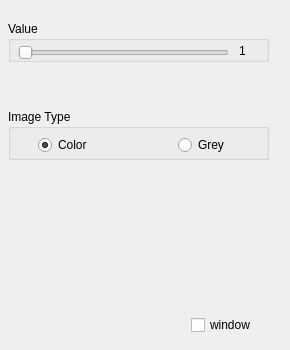
<?xml version="1.0" encoding="UTF-8"?>
<ui version="4.0">
 <class>CannyEdge</class>
 <widget class="QWidget" name="CannyEdge">
  <property name="geometry">
   <rect>
    <x>0</x>
    <y>0</y>
    <width>290</width>
    <height>350</height>
   </rect>
  </property>
  <property name="windowTitle">
   <string>Form</string>
  </property>
  <widget class="QCheckBox" name="window">
   <property name="geometry">
    <rect>
     <x>191</x>
     <y>314</y>
     <width>81</width>
     <height>22</height>
    </rect>
   </property>
   <property name="text">
    <string>window</string>
   </property>
  </widget>
  <widget class="QGroupBox" name="groupBox_3">
   <property name="geometry">
    <rect>
     <x>8</x>
     <y>109</y>
     <width>261</width>
     <height>51</height>
    </rect>
   </property>
   <property name="title">
    <string>Image Type</string>
   </property>
   <widget class="QRadioButton" name="image_color">
    <property name="geometry">
     <rect>
      <x>30</x>
      <y>25</y>
      <width>71</width>
      <height>22</height>
     </rect>
    </property>
    <property name="text">
     <string>Color</string>
    </property>
    <property name="checked">
     <bool>true</bool>
    </property>
   </widget>
   <widget class="QRadioButton" name="image_grey">
    <property name="geometry">
     <rect>
      <x>170</x>
      <y>25</y>
      <width>71</width>
      <height>22</height>
     </rect>
    </property>
    <property name="text">
     <string>Grey</string>
    </property>
    <property name="checked">
     <bool>false</bool>
    </property>
   </widget>
  </widget>
  <widget class="QGroupBox" name="groupBox_2">
   <property name="geometry">
    <rect>
     <x>8</x>
     <y>21</y>
     <width>261</width>
     <height>41</height>
    </rect>
   </property>
   <property name="title">
    <string>Value</string>
   </property>
   <widget class="QSlider" name="valueSild">
    <property name="geometry">
     <rect>
      <x>10</x>
      <y>22</y>
      <width>211</width>
      <height>20</height>
     </rect>
    </property>
    <property name="minimum">
     <number>1</number>
    </property>
    <property name="maximum">
     <number>100</number>
    </property>
    <property name="orientation">
     <enum>Qt::Horizontal</enum>
    </property>
   </widget>
   <widget class="QLabel" name="label">
    <property name="geometry">
     <rect>
      <x>231</x>
      <y>20</y>
      <width>31</width>
      <height>20</height>
     </rect>
    </property>
    <property name="text">
     <string>1</string>
    </property>
   </widget>
  </widget>
 </widget>
 <resources/>
 <connections>
  <connection>
   <sender>valueSild</sender>
   <signal>valueChanged(int)</signal>
   <receiver>label</receiver>
   <slot>setNum(int)</slot>
   <hints>
    <hint type="sourcelabel">
     <x>197</x>
     <y>51</y>
    </hint>
    <hint type="destinationlabel">
     <x>243</x>
     <y>54</y>
    </hint>
   </hints>
  </connection>
 </connections>
</ui>
